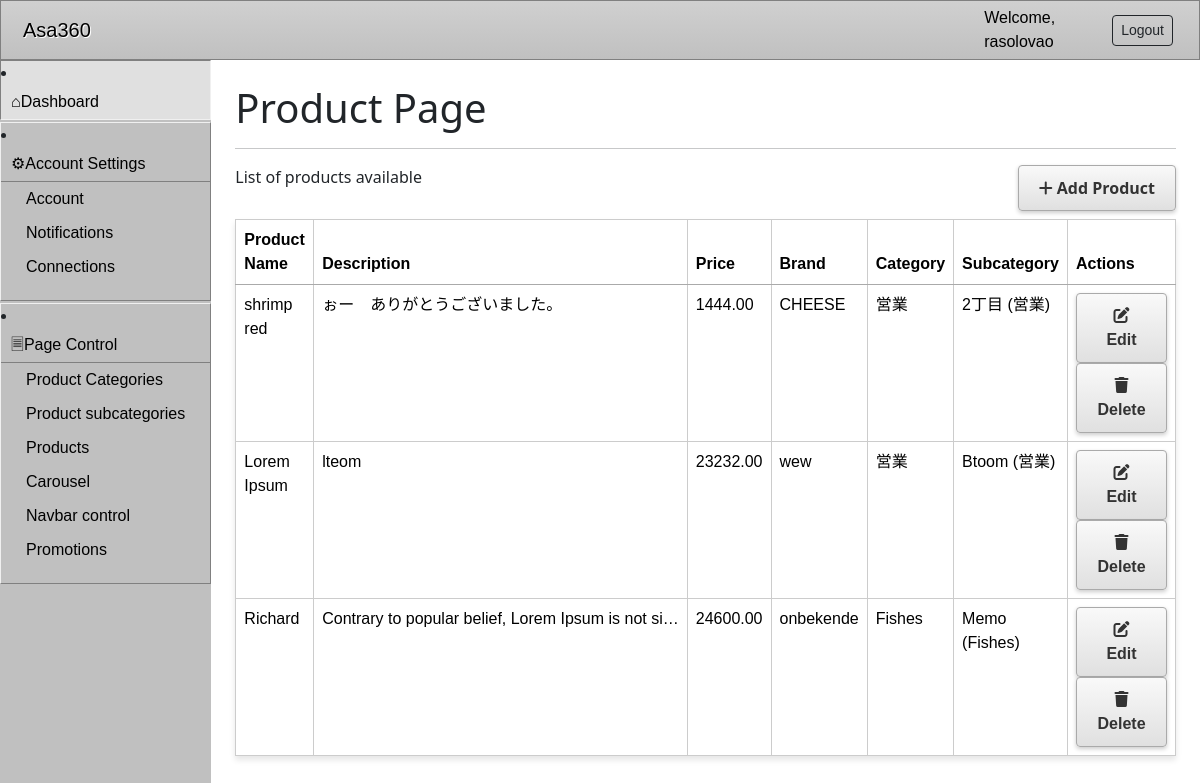
Page /admin_panel/product/ (signed in) on the committed database.
### client/models.py (models this page shows, shortened)
class Product(models.Model):
    name = models.CharField(max_length=100)
    description = models.TextField()
    price = models.DecimalField(max_digits=10, decimal_places=2)
    reference = models.CharField(max_length=50, unique=True)
    brand = models.CharField(max_length=100)
    category = models.ForeignKey(ProductCategory, on_delete=models.CASCADE)
    subcategory = models.ForeignKey(ProductSubcategory, on_delete=models.SET_NULL, null=True, blank=True)
    MonthlyDailyDeal = models.ForeignKey(MonthlyDailyDeal, on_delete=models.SET_NULL, null=True, blank=True)
    created_at = models.DateTimeField(auto_now_add=True)
    updated_at = models.DateTimeField(auto_now=True)

class ProductCategory(models.Model):
    name = models.CharField(max_length=50, unique=True)
    def __str__(self):
        return self.name

class ProductSubcategory(models.Model):
    name = models.CharField(max_length=50)
    category = models.ForeignKey(ProductCategory, on_delete=models.CASCADE, related_name='subcategories')
    class Meta:
        unique_together = ('name', 'category')
    def __str__(self):
        return f"{self.name} ({self.category.name})"

### backend/templates/backend/pages/page_control/product/product_views.py (the view)
# urls.py: path('product/', login_required(product), name='product'),
def product(request):
    products = Product.objects.all()
    return render(request, 'backend/pages/page_control/product/Products.html', {'products': products})

### backend/context_processors.py (called while the page is built)
def global_navbar_style(request):
    config = AdminUIConfig.get_config()
    return {
        'global_navbar_style': config.navbar_style
    }

### backend/models.py (called while the page is built)
    @classmethod
    def get_config(cls):
        config, created = cls.objects.get_or_create(pk=1)
        return config

### client/context_processors.py (called while the page is built)
def categories_processor(request):
    categories = ProductCategory.objects.all()
    return {'categories': categories}

### backend/templates/backend/pages/page_control/product/products.html
{% extends 'backend/layout/base.html' %}
{% block content %}
<h1>Product Page</h1>
<hr>
<div class="d-flex justify-content-between">
    <p>List of products available</p>
    <a href="{% url 'add_product' %}">
        <button type="button" class="btn-classic btn-sm">
            <i class="fa-solid fa-plus"></i> Add Product
        </button>
    </a>
</div>
<table class="table mt-2">
    <thead>
        <tr>
            <th>Product Name</th>
            <th>Description</th>
            <th>Price</th>
            <th>Brand</th>
            <th>Category</th>
            <th>Subcategory</th>
            <th>Actions</th>
        </tr>
    </thead>
    <tbody>
        {% if products %}
            {% for product in products %}
                <tr>
                    <td>{{ product.name }}</td>
                    <td>{{ product.description|truncatechars:50 }}</td>
                    <td>{{ product.price }}</td>
                    <td>{{ product.brand }}</td>
                    <td>{{ product.category }}</td>
                    <td>{{ product.subcategory }}</td>
                    <td>
                        <a href="{% url 'edit_product' product.id %}">
                            <button type="button" class="btn-classic btn-sm">
                                <i class="fa-solid fa-pen-to-square"></i> Edit
                            </button>
                        </a>
                        <a href="{% url 'delete_product' product.id %}" onclick="return confirm('Are you sure you want to delete this product?');">
                            <button type="button" class="btn-classic btn-sm">
                                <i class="fa-solid fa-trash"></i> Delete
                            </button>
                        </a>
                    </td>
                </tr>
            {% endfor %}
        {% else %}
            <tr>
                <td colspan="6" class="text-center">No data from the database</td>
            </tr>
        {% endif %}
    </tbody>
</table>
{% endblock %}

### backend/templates/backend/layout/nav.html (shortened to what this page needs)
<nav class="navbar navbar-expand-lg navbar-desktop">
    <div class="container-fluid">
        <a class="navbar-brand" href="#">Asa360</a>
    </div>
    {% if user.is_authenticated %}
        <div class="d-flex align-items-center me-3 gap-2">
            <span class="me-3">Welcome, {{ user.username }}</span>
                <form action="{% url 'logout' %}" method="post" class="d-inline">
                <button type="submit" class="btn btn-outline-dark btn-sm">Logout</button>
            </form>
        </div>
    {% endif %}
</nav>

### backend/static/css/style.css (style rules this page uses)
.btn-classic { display: inline-block; padding: 10px 20px; font-size: 16px; font-weight: bold; text-align: center; text-decoration: none; cursor: pointer; color: #333; background: linear-gradient(to bottom, #f9f9f9 0%, #e0e0e0 100%); border: 1px solid #aaa; border-radius: 4px; box-shadow: 0 2px 4px rgba(0, 0, 0, 0.2); outline: none; -webkit-appearance: none; -moz-appearance: none; transition: all 0.1s ease; }
table { width: 100%; border-collapse: collapse; font-family: Arial, sans-serif; box-shadow: 0 4px 6px rgba(0, 0, 0, 0.1); }
th, td { border: 1px solid #ccc; padding: 12px 15px; text-align: left; }
thead th { background-color: #e9ecef; color: #333; font-weight: bold; border-bottom: 2px solid #aaa; }
tbody tr:nth-child(even) { background-color: #f8f9fa; }
table th:nth-child(2), table td:nth-child(2) { width: 150px; white-space: nowrap; }

### backend/templates/backend/layout/nav.html (style rules this page uses)
.navbar-desktop { background: linear-gradient(to bottom, #d0d0d0 0%, #c0c0c0 100%); border: 1px solid #808080; padding: 5px 10px; font-family: "MS Sans Serif", "Arial", sans-serif; color: black; }
.navbar-desktop .navbar-brand { color: black; text-shadow: 1px 1px 0px white; }

### rows in the picture
Product: name "shrimp red", description "ぉー ありがとうございました。", price "1444.00", brand "CHEESE", category "営業", subcategory "2丁目 (営業)"
Product: name "Lorem Ipsum", description "lteom", price "23232.00", brand "wew", category "営業", subcategory "Btoom (営業)"
Product: name "Richard", description "Contrary to popular belief, Lorem Ipsum is not si…", price "24600.00", brand "onbekende", category "Fishes", subcategory "Memo (Fishes)"

### other values in the picture
{{ user.username }} "rasolovao"
